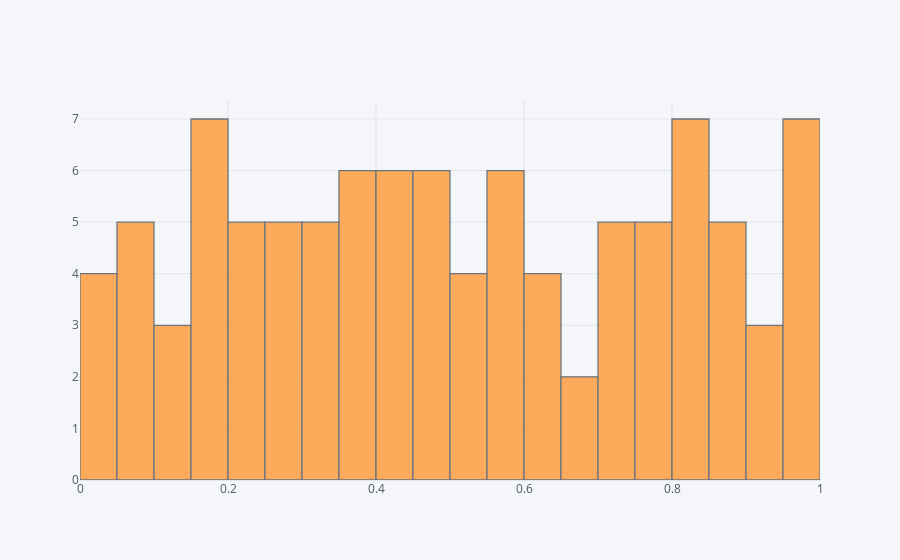

Notebook code for this chart:
### Code cell
df['A'].iplot(kind="hist", bins=20)

### Figure 1 — Plotly figure (JSON) as saved in the notebook; plotly's stock layout.template omitted (floating-point values rounded to 4 significant figures)
{"data": [{"histfunc": "count", "histnorm": "", "marker": {"color": "rgba(255, 153, 51, 1.0)", "line": {"color": "#4D5663", "width": 1.3}}, "name": "A", "nbinsx": 20, "opacity": 0.8, "orientation": "v", "type": "histogram", "x": [0.3895, 0.988, 0.5099, 0.03807, 0.8224, 0.08683, 0.04303, 0.4848, 0.4278, 0.8594, 0.708, 0.1086, 0.4302, 0.5794, 0.4747, 0.4352, 0.1704, 0.09586, 0.233, 0.7225, 0.3823, 0.1765, 0.3567, 0.5004, 0.6403, 0.9547, 0.3037, 0.2218, 0.3809, 0.3398, 0.9307, 0.5588, 0.4385, 0.7968, 0.4632, 0.9806, 0.05535, 0.9501, 0.03546, 0.2705, 0.8912, 0.8374, 0.5713, 0.7528, 0.05288, 0.1018, 0.7248, 0.2963, 0.2535, 0.2452, 0.8312, 0.3318, 0.6948, 0.9822, 0.1577, 0.1145, 0.2524, 0.4609, 0.6167, 0.7953, 0.7711, 0.1595, 0.9645, 0.2903, 0.002077, 0.07847, 0.551, 0.8005, 0.2205, 0.7625, 0.1708, 0.2026, 0.8513, 0.5208, 0.9969, 0.1876, 0.3204, 0.4491, 0.5547, 0.8047, 0.5578, 0.8081, 0.901, 0.881, 0.3784, 0.3608, 0.3384, 0.1526, 0.6409, 0.4923, 0.8733, 0.5182, 0.645, 0.8307, 0.708, 0.6557, 0.4147, 0.9232, 0.4584, 0.7228]}], "layout": {"barmode": "overlay", "legend": {"bgcolor": "#F5F6F9", "font": {"color": "#4D5663"}}, "paper_bgcolor": "#F5F6F9", "plot_bgcolor": "#F5F6F9", "title": {"font": {"color": "#4D5663"}}, "xaxis": {"gridcolor": "#E1E5ED", "showgrid": true, "tickfont": {"color": "#4D5663"}, "title": {"font": {"color": "#4D5663"}, "text": ""}, "zerolinecolor": "#E1E5ED"}, "yaxis": {"gridcolor": "#E1E5ED", "showgrid": true, "tickfont": {"color": "#4D5663"}, "title": {"font": {"color": "#4D5663"}, "text": ""}, "zerolinecolor": "#E1E5ED"}}}
